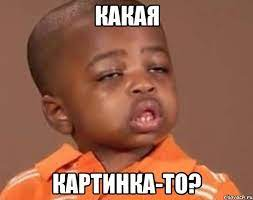
#> input picture Images/some_picture.jpg, 253 x 200 px
$ python Pillow_from_pypi.py
#> lines starting #> are read from the running program, lines starting #| are printed output that depends on the picture
from PIL import Image

im = Image.open("Images/some_picture.jpg")
#> im is the input picture: PIL image 253x200 RGB; mean R, G, B 151.3, 98.7, 78
print(im.format, im.size, im.mode)  # Выводит параметры изображения
#| JPEG (253, 200) RGB
im.rotate(45).show()  # Поворачивает изображение на 45 градусов и показывает его
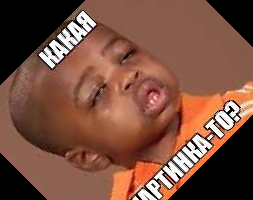
#> shown: PIL image 253x200 RGB; mean R, G, B 121, 79.1, 62.9
